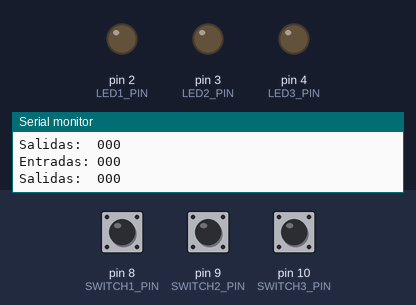
Simulated run of this sketch. Board: Arduino Uno, built with avr-gcc and run on an emulated ATmega328P. Parts: output pins drawn as LEDs (lit = HIGH), the last lines printed to the serial monitor. The test bench sets the inputs (shaded band); at power-on: pin 8 (SWITCH1_PIN) LOW, pin 9 (SWITCH2_PIN) LOW, pin 10 (SWITCH3_PIN) LOW.

Above: at 2.0 s.
2.1 s: pin 8 (SWITCH1_PIN) pulled HIGH for 0.75 s
At 2.8 s:
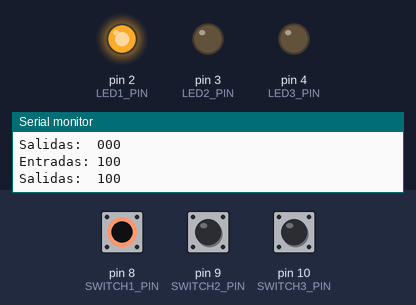
4.5 s: pin 9 (SWITCH2_PIN) pulled HIGH for 0.75 s
At 5.1 s:
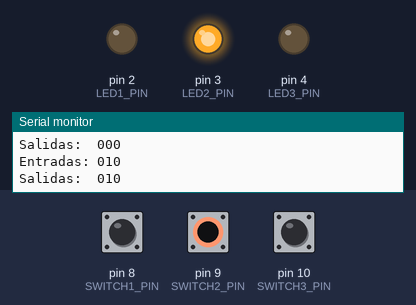
6.9 s: pin 10 (SWITCH3_PIN) pulled HIGH for 0.75 s
At 7.6 s:
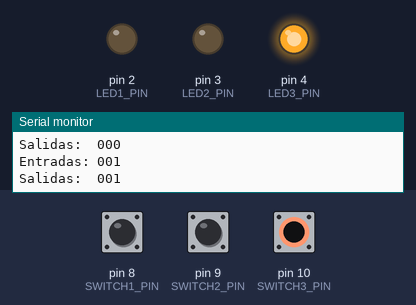
9.3 s: pin 10 (SWITCH3_PIN) pulled HIGH for 3.2 s
At 13.6 s:
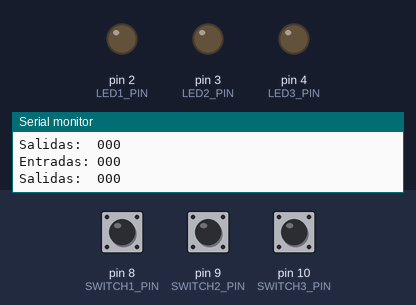
14.1 s: pin 8 (SWITCH1_PIN) pulled HIGH for 3.2 s
At 15.0 s:
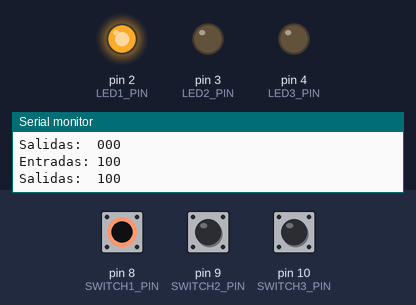
18.9 s: pin 8 (SWITCH1_PIN) driven HIGH and pin 9 (SWITCH2_PIN) driven HIGH
At 19.9 s:
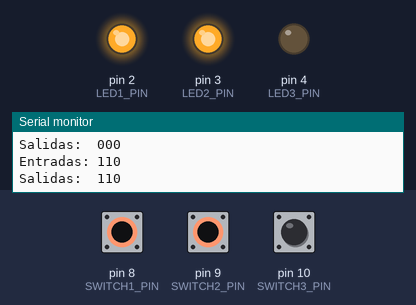
Timing chart, 0 to 21.7 s (numbered marks = the images above; inputs shaded):
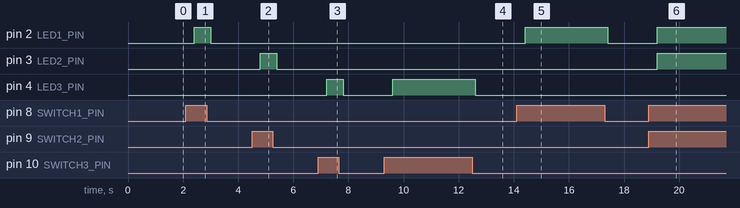

The sketch:

sketch_tp1.ino
```cpp
const int LED1_PIN = 2;
const int LED2_PIN = 3;
const int LED3_PIN = 4;
const int SWITCH1_PIN = 8;
const int SWITCH2_PIN = 9;
const int SWITCH3_PIN = 10;

typedef struct {
    uint8_t entradas : 3;
    uint8_t salidas  : 3;
} state;

state estado = {0, 0};

void setup() {
  pinMode(LED1_PIN, OUTPUT);
  pinMode(LED2_PIN, OUTPUT);
  pinMode(LED3_PIN, OUTPUT);
  pinMode(SWITCH1_PIN, INPUT);
  pinMode(SWITCH2_PIN, INPUT);
  pinMode(SWITCH3_PIN, INPUT);
  Serial.begin(9600);
}

void loop() {
  if (digitalRead(SWITCH1_PIN) == HIGH) {
    digitalWrite(LED1_PIN, HIGH);
    estado.entradas |= (1 << 0);
    estado.salidas  |= (1 << 0);
  } else {
    digitalWrite(LED1_PIN, LOW);
    estado.entradas &= ~(1 << 0);
    estado.salidas  &= ~(1 << 0);
  }

  if (digitalRead(SWITCH2_PIN) == HIGH) {
    digitalWrite(LED2_PIN, HIGH);
    estado.entradas |= (1 << 1);
    estado.salidas  |= (1 << 1);
  } else {
    digitalWrite(LED2_PIN, LOW);
    estado.entradas &= ~(1 << 1);
    estado.salidas  &= ~(1 << 1);
  }

  if (digitalRead(SWITCH3_PIN) == HIGH) {
    digitalWrite(LED3_PIN, HIGH);
    estado.entradas |= (1 << 2);
    estado.salidas  |= (1 << 2);
  } else {
    digitalWrite(LED3_PIN, LOW);
    estado.entradas &= ~(1 << 2);
    estado.salidas  &= ~(1 << 2);
  }

  delay(100);

  Serial.print("Entradas: ");
  for (int i = 0; i < 3; i++) {
    if (estado.entradas & (1<<i)){
      Serial.print("1");
    } else {
      Serial.print("0");
    }
  }
  Serial.println();

  Serial.print("Salidas:  ");
  for (int i = 0; i < 3; i++) {
    if (estado.entradas & (1<<i)){
      Serial.print("1");
      } else {
        Serial.print("0");
        }
  }
  Serial.println();

  delay(500);
}
```

Measured:
- after the input at 2.1 s, pin 2 (LED1_PIN): LOW → HIGH after 0.30 s, → LOW 0.60 s later
- after the input at 4.5 s, pin 3 (LED2_PIN): LOW → HIGH after 0.30 s, → LOW 0.60 s later
- after the input at 6.9 s, pin 4 (LED3_PIN): LOW → HIGH after 0.30 s, → LOW 0.60 s later
- after the input at 9.3 s, pin 4 (LED3_PIN): LOW → HIGH after 0.31 s, → LOW 3.0 s later
- after the input at 14.1 s, pin 2 (LED1_PIN): LOW → HIGH after 0.31 s, → LOW 3.0 s later
- after the input at 18.9 s, pin 2 (LED1_PIN), pin 3 (LED2_PIN): LOW → HIGH after 0.31 s
